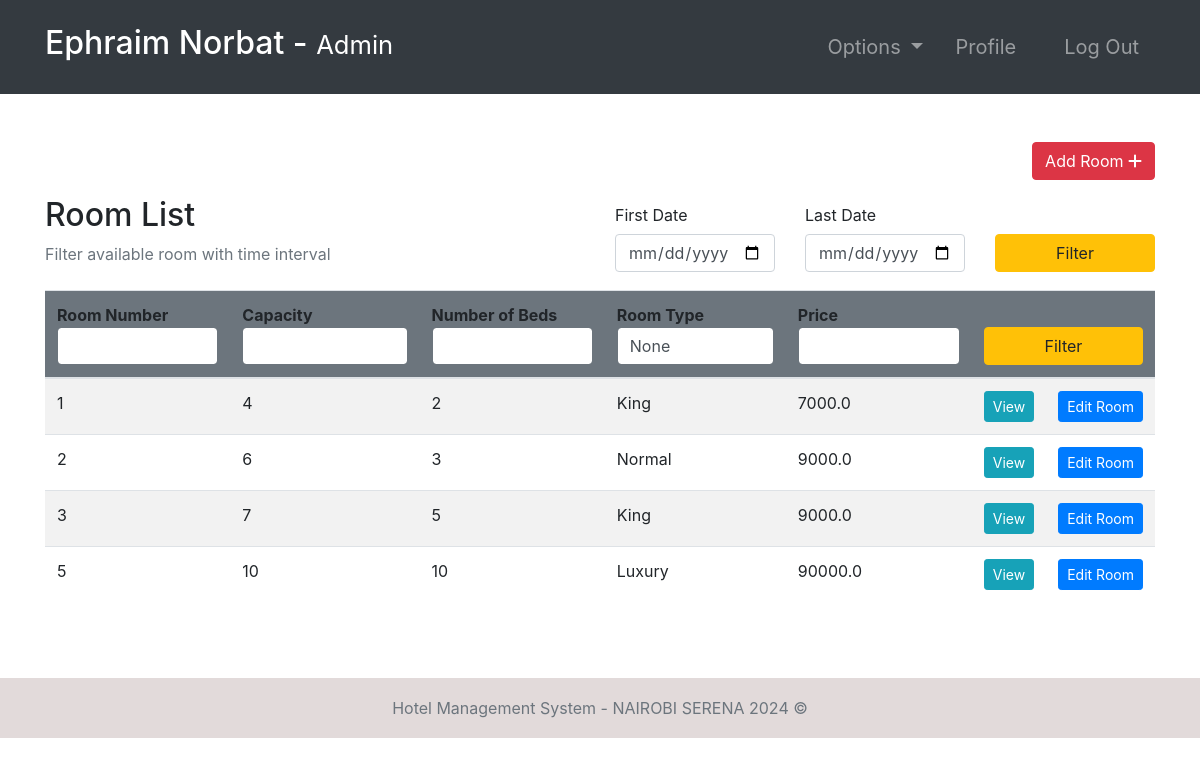
The app's page /rooms/ (signed in) with its own data.
### room/models.py (models this page shows, shortened)
class Room(models.Model):
    ROOM_TYPES = (
        ('King', 'King'),
        ('Luxury', 'Luxury'),
        ('Normal', 'Normal'),
        ('Economic', 'Economic'),
    )
    number = models.IntegerField(primary_key=True)
    capacity = models.SmallIntegerField()
    numberOfBeds = models.SmallIntegerField()
    roomType = models.CharField(max_length=20, choices=ROOM_TYPES)
    price = models.FloatField()
    statusStartDate = models.DateField(null=True)
    statusEndDate = models.DateField(null=True)

### room/views.py (the view, shortened to what this page needs)
# urls.py: path('rooms/', rooms, name="rooms"),
@login_required(login_url='login')
def rooms(request):
    role = str(request.user.groups.all()[0])
    path = role + "/"
    rooms = Room.objects.all()
    firstDayStr = request.POST.get("fd", "")
    lastDateStr = request.POST.get("ld", "")
    def check_availability(fd, ed):
        availableRooms = []
        for room in rooms:
            availList = []
            bookingList = Booking.objects.filter(roomNumber=room)
            if room.statusStartDate is None:
                for booking in bookingList:
                    if booking.startDate > ed.date() or booking.endDate < fd.date():
                        availList.append(True)
                    else:
                        availList.append(False)
                if all(availList):
                    availableRooms.append(room)
            else:
                if room.statusStartDate > ed.date() or room.statusEndDate < fd.date():
                    for booking in bookingList:
                        if booking.startDate > ed.date() or booking.endDate < fd.date():
                            availList.append(True)
                        else:
                            availList.append(False)
                        if all(availList):
                            availableRooms.append(room)
        return availableRooms
    context = {
        "role": role,
        "rooms": rooms,
        "fd": firstDayStr,
        "ld": lastDateStr,
        "number": request.POST.get("number"),
        "capacity": request.POST.get("capacity"),
        "nob": request.POST.get("nob"),
        "price": request.POST.get("price"),
        "type": request.POST.get("type")
    }
    return render(request, path + "rooms.html", context)

### Templates/admin/rooms.html
{% extends '../index.html' %}
{% block context %}
{% include '../common_pages/rooms.html' %}
{% endblock %}

### Templates/incs/nav.html (shortened to what this page needs)
<nav class="navbar navbar-dark bg-dark navbar-expand-lg py-3 " role="navigation">
    <div class="container">
        <a href="" class="navbar-brand">
            <h2 class="text-capitalize">
                {{ request.user.first_name }} {{ request.user.last_name }} -
                <small>
                    {{ role }}
                </small>
            </h2>
        </a>
        <div class="collapse navbar-collapse" id="navbarTags">
            <ul class="navbar-nav ml-auto">
                <li class="nav-item dropdown p-2">
                    <a class="nav-link dropdown-toggle" href="#" id="navbarDropdown" role="button"
                        data-toggle="dropdown" aria-haspopup="true" aria-expanded="false">
                        Options
                    </a>
                </li>
                <li class="nav-item mr-3 p-2">
                    {% if role == 'staff' or role == 'receptionist' or role == 'admin' or role == 'manager' %}
                    <a href="{% url 'employee-profile' user.id %}" class="nav-link">Profile</a>
                    {% endif %}
                </li>
                <li class="nav-item p-2 ">
                    <a href="{% url 'logout' %}" class="nav-link">Log Out</a>
                </li>
            </ul>
        </div>
    </div>
</nav>

### Templates/common_pages/rooms.html (shortened to what this page needs)
<div class="container py-5 clearfix">
    <div class="clearfix">
        {% if role == "manager" or role == "admin" %}
        <a href="{% url 'add-room' %}" class="btn btn-danger rounded float-right">Add Room <i
                class="fas fa-plus"></i></a>
        {% endif %}
    </div>
    <div class="table-header row mt-3 clearfix">
        <div class="col-sm-12 col-md-12 col-lg-6 mb-4">
            <h2>Room List</h2>
            <span class="text-muted">Filter available room with time interval</span>
        </div>
        <div class="col-sm-12 col-md-12 col-lg-6">
            <form action="" method="POST">
                <div class="row">
                    <div class="form-group col-4">
                        <label for="example-date-input" class="col-form-label">First Date</label>
                        <div class="">
                            <input class="form-control" type="date" name="fd" value="{{fd}}" id="example-date-input">
                        </div>
                    </div>
                    <div class="form-group col-4">
                        <label for="example-date-input" class="col-form-label">Last Date</label>
                        <div class="">
                            <input class="form-control" type="date" name="ld" value="{{ld}}" id="example-date-input">
                        </div>
                    </div>
                    <div class="col-4" style="margin-top:38px;">
                        <button type="submit" name="dateFilter" class="btn btn-warning w-100">Filter</button>
                    </div>
                </div>
            </form>
        </div>
    </div>
    <table class="table table-hover table-striped">
        <thead class="bg-secondary rounded">
            <tr>
                <form action="" method="POST">
                    <th>Room Number<input type="number" name="number" value="{{number}}"
                            class="form-control border border-secondary"></th>
                    <th>Capacity<input type="number" name="capacity" value="{{capacity}}"
                            class="form-control border border-secondary"></th>
                    <th>Number of Beds<input type="number" name="nob" value="{{nob}}"
                            class="form-control border border-secondary"></th>
                    <th>Room Type<input type="text" name="type" value="{{type}}"
                            class="form-control border border-secondary"></th>
                    <th>Price <input type="number" step="0.01" name="price" value="{{price}}"
                            class="form-control border border-secondary"></th>
                    <th colspan="2"><button type="submit" name="filter" class="btn btn-warning w-100">Filter</button>
                    </th>
                </form>
            </tr>
        </thead>
        <tbody>
            {% for room in rooms %}
            <tr>
                <td>{{ room.number }}</td>
                <td>{{ room.capacity }}</td>
                <td>{{ room.numberOfBeds }}</td>
                <td>{{ room.roomType }}</td>
                <td>{{ room.price }}</td>
                {% if role != "guest" %}
                <td> <a href="{% url 'room-profile' room.number %}" class="btn btn-info btn-sm w-100">View</a>
                </td>
                {% if role == 'manager' or role == 'admin' %}<td> <a href="{% url 'room-edit' room.number %}"
                        class="btn btn-sm btn-primary w-100">Edit&nbsp;Room</a></td> {% endif %}
                {% endif %}
            </tr>
            {% endfor %}
        </tbody>
    </table>
</div>

### static/css/main.css (style rules this page uses)
* { margin: 0; padding: 0; -webkit-font-smoothing: antialiased; }
.clearfix { overflow: auto; }
body { position: relative; }
nav .nav-item { font-size: 20px; }

### records on screen
Room: number "1", capacity "4", numberOfBeds "2", roomType "King", price "7000.0"
Room: number "2", capacity "6", numberOfBeds "3", roomType "Normal", price "9000.0"
Room: number "3", capacity "7", numberOfBeds "5", roomType "King", price "9000.0"
Room: number "5", capacity "10", numberOfBeds "10", roomType "Luxury", price "90000.0"

### other values on screen
{{ request.user.first_name }} "Ephraim"
{{ request.user.last_name }} "Norbat"
{{ role }} "Admin"
